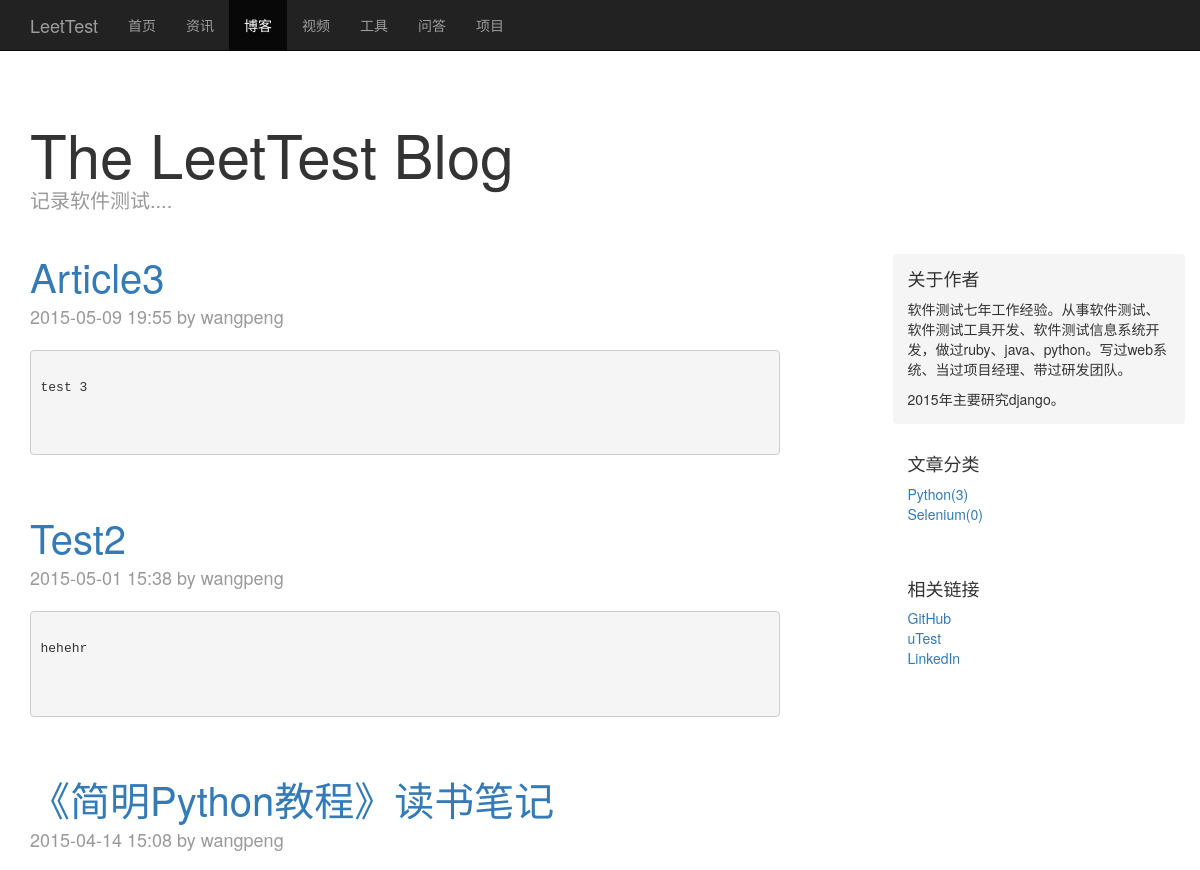
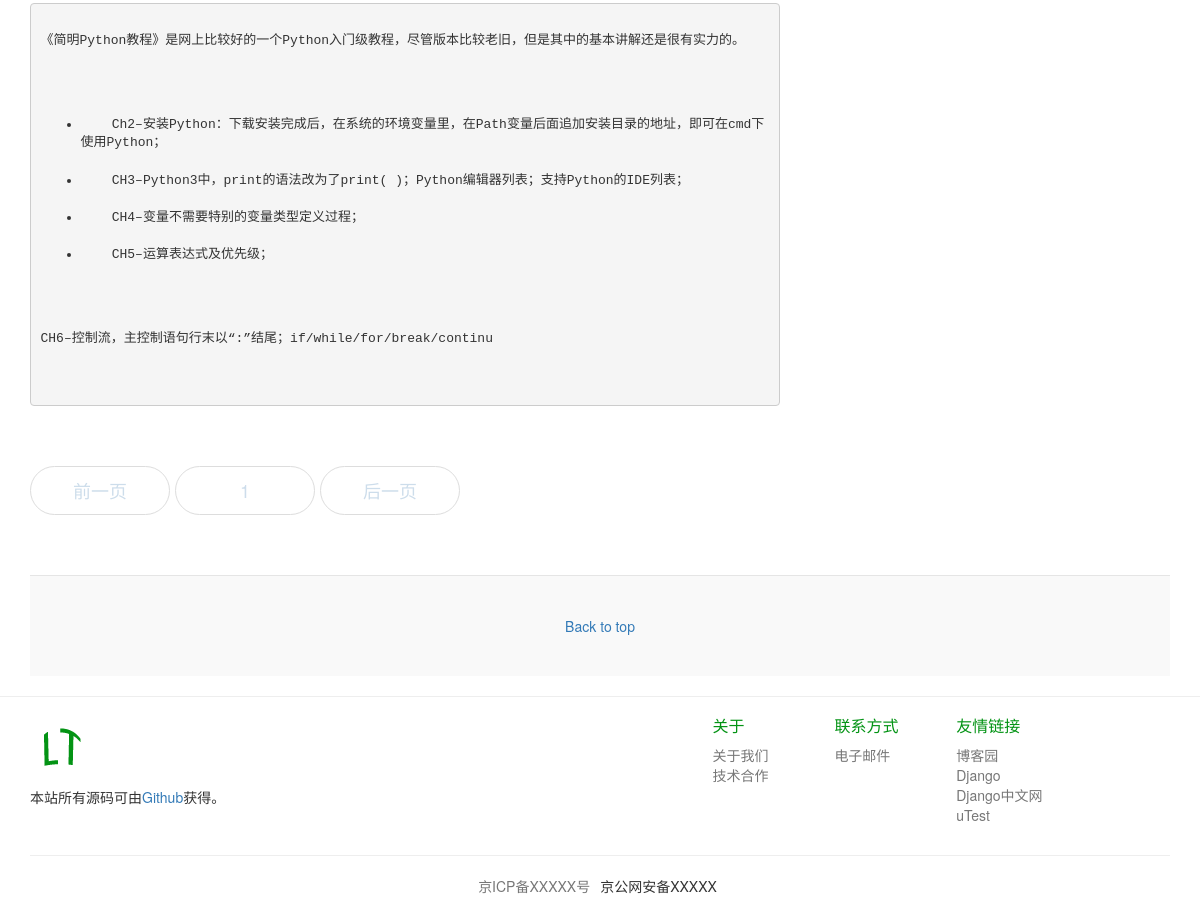
Screenshot of /blog/ with the database file from the repository (2 pictures, top to bottom).
### blog/models.py (models this page shows, shortened)
class Article(models.Model):
    caption=models.CharField(max_length=30)
    subcaption=models.CharField(max_length=50,blank=True)
    publish_time = models.DateTimeField(auto_now_add=True)
    update_time = models.DateTimeField(auto_now=True)
    author=models.ForeignKey(Author)
    category=models.ForeignKey(Category)
    tags=models.ManyToManyField(Tag,blank=True)
    content=models.TextField()

class Author(models.Model):
    name=models.CharField(max_length=30)
    email=models.CharField(max_length=30,blank=True)
    website=models.CharField(max_length=50,blank=True)
    def __unicode__(self):
        return u'%s' % (self.name)

class Category(models.Model):
    name=models.CharField(max_length=20)

### blog/views.py (the view)
def list(request):
    all_articles = Article.objects.all().order_by("-publish_time")
    categorys=Category.objects.all()
    for category in categorys:
        category.article_num = 0
        for article in all_articles:
            if article.category == category:
                category.article_num += 1
        category.save()
    categoryid = request.GET.get('categoryid')
    if categoryid:
        all_articles = Article.objects.filter(category__id=int(categoryid)).order_by("-publish_time")
    p = Paginator(all_articles , 7)
    try:
        page = int(request.GET.get('page',1))
        if page < 1:
            page = 1
    except ValueError:
        page = 1
    try:
        articles = p.page(page)
    except PageNotAnInteger:
        articles = p.page(1)
    except EmptyPage:
        articles = p.page(p.num_pages)
    after_range_num = 3
    before_range_num = 2
    if page >= after_range_num:
        page_range = p.page_range[page - after_range_num:page + before_range_num]
    else:
        page_range = p.page_range[0:page + before_range_num]
    return render_to_response('article_list.html',locals())

### blog/templates/article_list.html
{% extends "base.html" %}
{% block active-blog %}
  class="active"
{% endblock %}
{% block css %}
    <link href="/static/css/blog.css" rel="stylesheet">
{% endblock %}
{% block content %}
    <div class="container">
      <div class="blog-header">
        <h1 class="blog-title">The LeetTest Blog</h1>
        <p class="lead blog-description">记录软件测试....</p>
      </div>
      <div class="row">
        <div class="col-sm-8 blog-main">
          {% for article in articles%}
            <div class="blog-post">
              <h2 class="blog-post-title"><a href="{% url 'blog:show' article.id %}">{{ article.caption }}</a></h2>
              <p class="blog-post-meta">{{ article.publish_time|date:"Y-m-d H:i" }} by {{ article.author }}</p>
              <pre>
              {{ article.content|safe|truncatechars_html:400}}
	          </pre>
	        </div>
          {% endfor%}
          <nav>
            <ul class="pager">
              	{% if articles.has_previous %}
			    	<li><a href="?page={{ articles.previous_page_number }}">前一页</a></li>
			    {% else %}
			    	<li><a class="active">前一页</a></li>
			    {% endif %}
			    {% for p in page_range %}
			      {% ifequal p page %}
			      	<li><a class="active">{{p}}</a></li>
			      {% else %}
			      	<li><a href="?page={{p}}" title="第{{p}}页">{{p}}</a><li>
			      {% endifequal %}
			    {% endfor %}
			    {% if articles.has_next %}
			    	<li><a href="?page={{ articles.next_page_number }}">后一页</a></li>
			    {% else %}
			    	<li> <a class="active">后一页</a></li>
			    {% endif %}
            </ul>
          </nav>
        </div>
        <div class="col-sm-3 col-sm-offset-1 blog-sidebar">
          <div class="sidebar-module sidebar-module-inset">
            <h4>关于作者</h4>
            <p>软件测试七年工作经验。从事软件测试、软件测试工具开发、软件测试信息系统开发，做过ruby、java、python。写过web系统、当过项目经理、带过研发团队。</p>
            <p>2015年主要研究django。</p>
          </div>
          <div class="sidebar-module">
            <h4>文章分类</h4>
            <ol class="list-unstyled">
             	{% for category in categorys %}
              		<li><a href="?categoryid={{ category.id }}">{{category.name}}({{category.article_num}})</a></li>
          		{% endfor%}
            </ol>
          </div>
          <div class="sidebar-module">
            <h4>相关链接</h4>
            <ol class="list-unstyled">
              <li><a href="https://github.com/buaawp">GitHub</a></li>
              <li><a href="https://my.utest.com/platform/profile/dcb432b29d3d11e4bf8522000aa410c3">uTest</a></li>
              <li><a href="http://cn.linkedin.com/in/buaawp">LinkedIn</a></li>
            </ol>
          </div>
        </div>
      </div>
    <footer class="blog-footer">
      <p>
        <a href="#">Back to top</a>
      </p>
    </footer>
  </div>
{% endblock %}

### static/css/starter-template.css (style rules this page uses)
body { padding-top: 50px; }

### static/css/blog.css (style rules this page uses)
h1, .h1, h2, .h2, h3, .h3, h4, .h4, h5, .h5, h6, .h6 { margin-top: 0; font-family: "Helvetica Neue", Helvetica, Arial, sans-serif; font-weight: normal; color: #333; }
.blog-header { padding-top: 40px; padding-bottom: 20px; }
.blog-title { margin-top: 30px; margin-bottom: 0; font-size: 60px; font-weight: normal; }
.blog-description { font-size: 20px; color: #999; }
.blog-main { font-size: 18px; line-height: 1.5; }
.sidebar-module { padding: 15px; margin: 0 -15px 15px; }
.sidebar-module-inset { padding: 15px; background-color: #f5f5f5; border-radius: 4px; }
.sidebar-module-inset p:last-child, .sidebar-module-inset ul:last-child, .sidebar-module-inset ol:last-child { margin-bottom: 0; }
.pager { margin-bottom: 60px; text-align: left; }
.pager > li > a { width: 140px; padding: 10px 20px; text-align: center; border-radius: 30px; }
.active { font-weight: 500; color: #cdddeb; }
.blog-post { margin-bottom: 60px; }
.blog-post-title { margin-bottom: 5px; font-size: 40px; }
.blog-post-meta { margin-bottom: 20px; color: #999; }
.blog-footer { padding: 40px 0; color: #999; text-align: center; background-color: #f9f9f9; border-top: 1px solid #e5e5e5; }
.blog-footer p:last-child { margin-bottom: 0; }
pre { white-space: pre-wrap; word-wrap: break-word; }

### rows the page displays
Article: caption "Article3", publish_time "2015-05-09 19:55", author "wangpeng", content "test 3"
Article: caption "Test2", publish_time "2015-05-01 15:38", author "wangpeng", content "hehehr"
Article: caption "《简明Python教程》读书笔记", publish_time "2015-04-14 15:08", author "wangpeng", content "《简明Python教程》是网上比较好的一个Python入门级教程，尽管版本比较老旧，但是其中的基本讲解还是很有实力的。 Ch2–安装Python：下载安装完成后，在系统的环境变量里，在Path变量后面追加安装目录的地址，即可在cmd下使用Python； CH3–Python3中，print的语法改为了print( )；Python编辑器列表；支持Python的IDE列表； CH4–变量不需要特别的变量类型定义过程； CH5–运算表达式及优先级； CH6–控制流，主控制语句行末以“:”结尾；if/while/for/break/continu"
Category: name "Python", article_num "3"
Category: name "Selenium", article_num "0"

### other values shown
{{ p }} "1"
